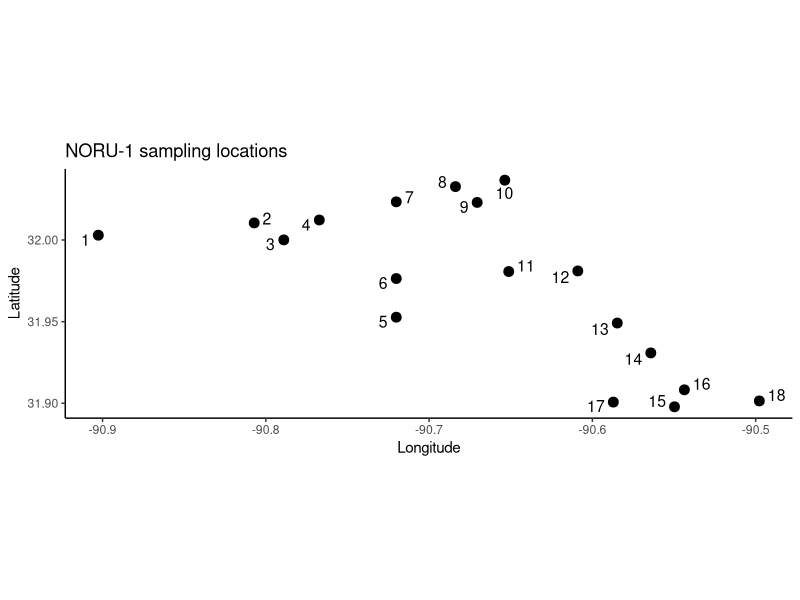
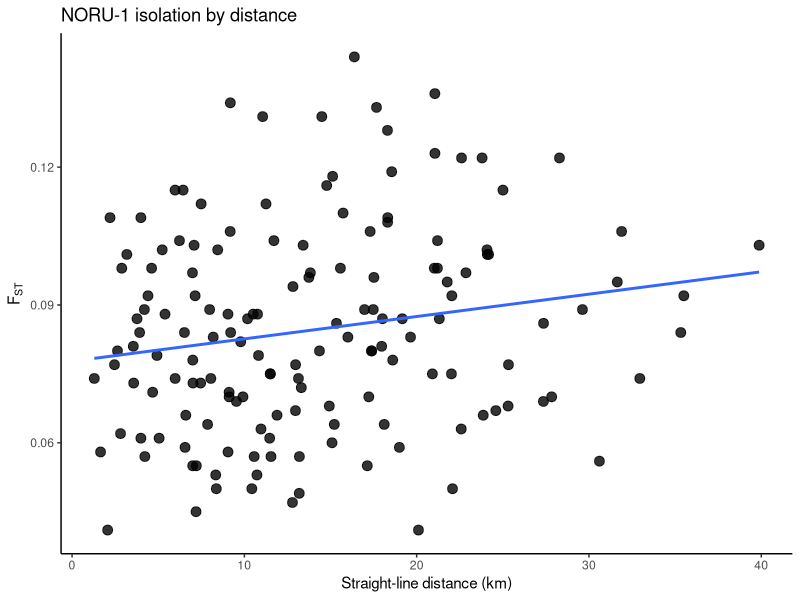

Write R code to recreate these figures, in order. (Note: this script raises an error after producing the figures.)
# -----------------------------
# NORU-1 bayou darter
# site coordinates + FST matrix + IBD plot
# -----------------------------

library(ggplot2)
library(ggrepel)
library(geosphere)

# ------------------------------
# paths
# ------------------------------
save_dir <- "/Users/johnmccall/Library/CloudStorage/OneDrive-TheOhioStateUniversity/Spring_2026/Landgen_DGS/DGS-Patterns-of-Fish-Diversity/DGS-Patterns-of-Fish-Diversity/Objective 2/Data/NORU-1/"

# -----------------------------
# 0) site coordinates
# -----------------------------
NORU_1_coords <- data.frame(
  site = as.character(1:18),
  lat = c(
    32.002947,
    32.010479,
    32.000078,
    32.012273,
    31.952733,
    31.976405,
    32.023391,
    32.032717,
    32.023033,
    32.036662,
    31.980709,
    31.981068,
    31.949146,
    31.930854,
    31.897856,
    31.908257,
    31.900725,
    31.901442
  ),
  lon = c(
    -90.902614,
    -90.807137,
    -90.789008,
    -90.767254,
    -90.720120,
    -90.720120,
    -90.720120,
    -90.683863,
    -90.670568,
    -90.653648,
    -90.651231,
    -90.608931,
    -90.584760,
    -90.564214,
    -90.549711,
    -90.543668,
    -90.587177,
    -90.497743
  ),
  stringsAsFactors = FALSE
)

# -----------------------------
# 1) pairwise FST matrix
# -----------------------------
NORU_1_fst <- matrix(
  0,
  nrow = nrow(NORU_1_coords),
  ncol = nrow(NORU_1_coords),
  dimnames = list(NORU_1_coords$site, NORU_1_coords$site)
)

NORU_1_fst["2",  "1"] <- 0.058

NORU_1_fst["3",  c("1","2")] <- c(0.053, 0.041)

NORU_1_fst["4",  c("1","2","3")] <- c(0.094, 0.087, 0.077)

NORU_1_fst["5",  c("1","2","3","4")] <- c(0.064, 0.050, 0.050, 0.089)

NORU_1_fst["6",  c("1","2","3","4","5")] <- c(0.089, 0.088, 0.073, 0.115, 0.080)

NORU_1_fst["7",  c("1","2","3","4","5","6")] <- c(0.080, 0.053, 0.055, 0.098, 0.064, 0.102)

NORU_1_fst["8",  c("1","2","3","4","5","6","7")] <- c(0.075, 0.066, 0.057, 0.083, 0.069, 0.092, 0.073)

NORU_1_fst["9",  c("1","2","3","4","5","6","7","8")] <- c(0.075, 0.067, 0.061, 0.084, 0.070, 0.097, 0.071, 0.058)

NORU_1_fst["10", c("1","2","3","4","5","6","7","8","9")] <- c(0.122, 0.116, 0.103, 0.131, 0.112, 0.134, 0.115, 0.098, 0.109)

NORU_1_fst["11", c("1","2","3","4","5","6","7","8","9","10")] <- c(0.066, 0.060, 0.049, 0.075, 0.055, 0.084, 0.074, 0.059, 0.061, 0.104)

NORU_1_fst["12", c("1","2","3","4","5","6","7","8","9","10","11")] <- c(0.070, 0.059, 0.055, 0.086, 0.063, 0.088, 0.075, 0.071, 0.073, 0.112, 0.061)

NORU_1_fst["13", c("1","2","3","4","5","6","7","8","9","10","11","12")] <- c(0.056, 0.050, 0.041, 0.078, 0.047, 0.074, 0.064, 0.057, 0.057, 0.104, 0.045, 0.057)

NORU_1_fst["14", c("1","2","3","4","5","6","7","8","9","10","11","12","13")] <- c(0.074, 0.067, 0.063, 0.104, 0.068, 0.098, 0.081, 0.083, 0.080, 0.131, 0.070, 0.078, 0.062)

NORU_1_fst["15", c("1","2","3","4","5","6","7","8","9","10","11","12","13","14")] <- c(0.084, 0.069, 0.068, 0.101, 0.070, 0.109, 0.087, 0.083, 0.087, 0.128, 0.072, 0.079, 0.066, 0.084)

NORU_1_fst["16", c("1","2","3","4","5","6","7","8","9","10","11","12","13","14","15")] <- c(0.092, 0.086, 0.077, 0.102, 0.080, 0.108, 0.098, 0.087, 0.096, 0.133, 0.077, 0.087, 0.074, 0.101, 0.074)

NORU_1_fst["17", c("1","2","3","4","5","6","7","8","9","10","11","12","13","14","15","16")] <- c(0.106, 0.101, 0.092, 0.123, 0.097, 0.118, 0.119, 0.106, 0.110, 0.144, 0.088, 0.106, 0.088, 0.109, 0.081, 0.089)

NORU_1_fst["18", c("1","2","3","4","5","6","7","8","9","10","11","12","13","14","15","16","17")] <- c(0.103, 0.095, 0.089, 0.122, 0.095, 0.122, 0.115, 0.097, 0.098, 0.136, 0.089, 0.096, 0.082, 0.103, 0.079, 0.092, 0.102)

NORU_1_fst[upper.tri(NORU_1_fst)] <- t(NORU_1_fst)[upper.tri(NORU_1_fst)]
diag(NORU_1_fst) <- 0
NORU_1_fst[NORU_1_fst < 0] <- 0

# -----------------------------
# 2) map of sampling locations
# -----------------------------
ggplot(NORU_1_coords, aes(x = lon, y = lat)) +
  geom_point(size = 3) +
  geom_text_repel(
    aes(label = site),
    size = 4,
    box.padding = 0.3,
    point.padding = 0.3
  ) +
  coord_fixed() +
  theme_classic() +
  labs(
    x = "Longitude",
    y = "Latitude",
    title = "NORU-1 sampling locations"
  )

# -----------------------------
# 3) geographic distance matrix
# straight-line distance in km
# -----------------------------
geo_dist_km <- geosphere::distm(
  as.matrix(NORU_1_coords[, c("lon", "lat")]),
  fun = geosphere::distHaversine
) / 1000

rownames(geo_dist_km) <- NORU_1_coords$site
colnames(geo_dist_km) <- NORU_1_coords$site

# -----------------------------
# 4) pairwise dataframe for IBD plot
# -----------------------------
ibd_df <- data.frame(
  site1 = rownames(NORU_1_fst)[row(NORU_1_fst)[upper.tri(NORU_1_fst)]],
  site2 = colnames(NORU_1_fst)[col(NORU_1_fst)[upper.tri(NORU_1_fst)]],
  fst = NORU_1_fst[upper.tri(NORU_1_fst)],
  dist_km = geo_dist_km[upper.tri(geo_dist_km)]
)

# -----------------------------
# 5) IBD plot
# -----------------------------
ggplot(ibd_df, aes(x = dist_km, y = fst)) +
  geom_point(size = 3, alpha = 0.8) +
  geom_smooth(method = "lm", se = FALSE) +
  theme_classic() +
  labs(
    x = "Straight-line distance (km)",
    y = expression(F[ST]),
    title = "NORU-1 isolation by distance"
  )

# -----------------------------
# 6) quick checks
# -----------------------------
stopifnot(identical(rownames(NORU_1_fst), NORU_1_coords$site))
stopifnot(identical(colnames(NORU_1_fst), NORU_1_coords$site))
stopifnot(isTRUE(all.equal(NORU_1_fst, t(NORU_1_fst))))

# -----------------------------
# 7) save RData
# -----------------------------
out_dir <- file.path(save_dir, "data")

if (!dir.exists(out_dir)) {
  dir.create(out_dir, recursive = TRUE)
}

save(
  NORU_1_fst,
  NORU_1_coords,
  file = file.path(out_dir, "NORU-1.RData")
)
